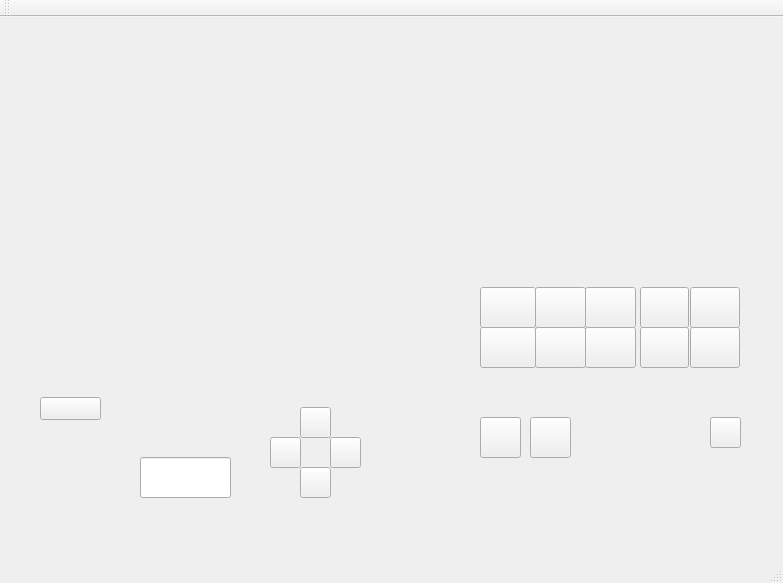
<?xml version="1.0" encoding="UTF-8"?>
<ui version="4.0">
 <class>MainWindow</class>
 <widget class="QMainWindow" name="MainWindow">
  <property name="geometry">
   <rect>
    <x>0</x>
    <y>0</y>
    <width>783</width>
    <height>583</height>
   </rect>
  </property>
  <property name="maximumSize">
   <size>
    <width>1000</width>
    <height>1000</height>
   </size>
  </property>
  <property name="windowTitle">
   <string>MainWindow</string>
  </property>
  <widget class="QWidget" name="centralWidget">
   <widget class="QPushButton" name="Validation">
    <property name="geometry">
     <rect>
      <x>40</x>
      <y>380</y>
      <width>61</width>
      <height>23</height>
     </rect>
    </property>
    <property name="text">
     <string/>
    </property>
   </widget>
   <widget class="QPushButton" name="VisuelS">
    <property name="geometry">
     <rect>
      <x>530</x>
      <y>400</y>
      <width>41</width>
      <height>41</height>
     </rect>
    </property>
    <property name="text">
     <string/>
    </property>
   </widget>
   <widget class="QPushButton" name="VisuelP">
    <property name="geometry">
     <rect>
      <x>480</x>
      <y>400</y>
      <width>41</width>
      <height>41</height>
     </rect>
    </property>
    <property name="text">
     <string/>
    </property>
   </widget>
   <widget class="QPushButton" name="PokePrecedent">
    <property name="geometry">
     <rect>
      <x>710</x>
      <y>400</y>
      <width>31</width>
      <height>31</height>
     </rect>
    </property>
    <property name="text">
     <string/>
    </property>
   </widget>
   <widget class="QPushButton" name="PokeP10">
    <property name="geometry">
     <rect>
      <x>300</x>
      <y>390</y>
      <width>31</width>
      <height>31</height>
     </rect>
    </property>
    <property name="text">
     <string/>
    </property>
   </widget>
   <widget class="QPushButton" name="PokeM10">
    <property name="geometry">
     <rect>
      <x>300</x>
      <y>450</y>
      <width>31</width>
      <height>31</height>
     </rect>
    </property>
    <property name="text">
     <string/>
    </property>
   </widget>
   <widget class="QPushButton" name="PokeP1">
    <property name="geometry">
     <rect>
      <x>330</x>
      <y>420</y>
      <width>31</width>
      <height>31</height>
     </rect>
    </property>
    <property name="text">
     <string/>
    </property>
   </widget>
   <widget class="QPushButton" name="PokeM1">
    <property name="geometry">
     <rect>
      <x>270</x>
      <y>420</y>
      <width>31</width>
      <height>31</height>
     </rect>
    </property>
    <property name="text">
     <string/>
    </property>
   </widget>
   <widget class="QPushButton" name="evo1">
    <property name="geometry">
     <rect>
      <x>480</x>
      <y>270</y>
      <width>56</width>
      <height>41</height>
     </rect>
    </property>
    <property name="text">
     <string/>
    </property>
   </widget>
   <widget class="QPushButton" name="evo2">
    <property name="geometry">
     <rect>
      <x>535</x>
      <y>270</y>
      <width>51</width>
      <height>41</height>
     </rect>
    </property>
    <property name="text">
     <string/>
    </property>
   </widget>
   <widget class="QPushButton" name="evo3">
    <property name="geometry">
     <rect>
      <x>585</x>
      <y>270</y>
      <width>51</width>
      <height>41</height>
     </rect>
    </property>
    <property name="text">
     <string/>
    </property>
   </widget>
   <widget class="QPushButton" name="evo4">
    <property name="geometry">
     <rect>
      <x>640</x>
      <y>270</y>
      <width>49</width>
      <height>41</height>
     </rect>
    </property>
    <property name="text">
     <string/>
    </property>
   </widget>
   <widget class="QPushButton" name="evo5">
    <property name="geometry">
     <rect>
      <x>690</x>
      <y>270</y>
      <width>50</width>
      <height>41</height>
     </rect>
    </property>
    <property name="text">
     <string/>
    </property>
   </widget>
   <widget class="QPushButton" name="evo6">
    <property name="geometry">
     <rect>
      <x>480</x>
      <y>310</y>
      <width>56</width>
      <height>41</height>
     </rect>
    </property>
    <property name="text">
     <string/>
    </property>
   </widget>
   <widget class="QPushButton" name="evo7">
    <property name="geometry">
     <rect>
      <x>535</x>
      <y>310</y>
      <width>51</width>
      <height>41</height>
     </rect>
    </property>
    <property name="text">
     <string/>
    </property>
   </widget>
   <widget class="QLineEdit" name="lineEdit">
    <property name="geometry">
     <rect>
      <x>140</x>
      <y>440</y>
      <width>91</width>
      <height>41</height>
     </rect>
    </property>
   </widget>
   <widget class="QPushButton" name="evo8">
    <property name="geometry">
     <rect>
      <x>585</x>
      <y>310</y>
      <width>51</width>
      <height>41</height>
     </rect>
    </property>
    <property name="text">
     <string/>
    </property>
   </widget>
   <widget class="QPushButton" name="evo9">
    <property name="geometry">
     <rect>
      <x>640</x>
      <y>310</y>
      <width>49</width>
      <height>41</height>
     </rect>
    </property>
    <property name="text">
     <string/>
    </property>
   </widget>
   <widget class="QPushButton" name="evo10">
    <property name="geometry">
     <rect>
      <x>690</x>
      <y>310</y>
      <width>50</width>
      <height>41</height>
     </rect>
    </property>
    <property name="text">
     <string/>
    </property>
   </widget>
   <widget class="QLabel" name="NomPokemon">
    <property name="geometry">
     <rect>
      <x>540</x>
      <y>140</y>
      <width>191</width>
      <height>41</height>
     </rect>
    </property>
    <property name="text">
     <string/>
    </property>
   </widget>
   <widget class="QLabel" name="IMG">
    <property name="geometry">
     <rect>
      <x>90</x>
      <y>150</y>
      <width>271</width>
      <height>141</height>
     </rect>
    </property>
    <property name="text">
     <string/>
    </property>
   </widget>
  </widget>
  <widget class="QMenuBar" name="menuBar">
   <property name="geometry">
    <rect>
     <x>0</x>
     <y>0</y>
     <width>783</width>
     <height>30</height>
    </rect>
   </property>
  </widget>
  <widget class="QToolBar" name="mainToolBar">
   <attribute name="toolBarArea">
    <enum>TopToolBarArea</enum>
   </attribute>
   <attribute name="toolBarBreak">
    <bool>false</bool>
   </attribute>
  </widget>
  <widget class="QStatusBar" name="statusBar"/>
 </widget>
 <layoutdefault spacing="6" margin="11"/>
 <resources/>
 <connections/>
</ui>
